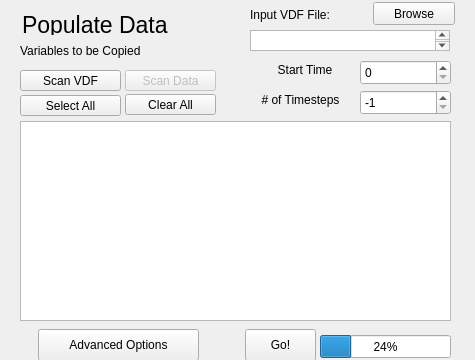
<?xml version="1.0" encoding="UTF-8"?>
<ui version="4.0">
 <class>Page4</class>
 <widget class="QWizardPage" name="Page4">
  <property name="geometry">
   <rect>
    <x>0</x>
    <y>0</y>
    <width>475</width>
    <height>360</height>
   </rect>
  </property>
  <property name="windowTitle">
   <string>WizardPage</string>
  </property>
  <widget class="QLabel" name="label">
   <property name="geometry">
    <rect>
     <x>22</x>
     <y>14</y>
     <width>161</width>
     <height>21</height>
    </rect>
   </property>
   <property name="font">
    <font>
     <pointsize>17</pointsize>
    </font>
   </property>
   <property name="text">
    <string>Populate Data</string>
   </property>
  </widget>
  <widget class="QLabel" name="label_29">
   <property name="geometry">
    <rect>
     <x>20</x>
     <y>40</y>
     <width>151</width>
     <height>21</height>
    </rect>
   </property>
   <property name="font">
    <font>
     <underline>false</underline>
    </font>
   </property>
   <property name="text">
    <string>Variables to be Copied</string>
   </property>
  </widget>
  <widget class="QSpinBox" name="startTimeSpinner">
   <property name="geometry">
    <rect>
     <x>360</x>
     <y>60</y>
     <width>91</width>
     <height>25</height>
    </rect>
   </property>
  </widget>
  <widget class="QLabel" name="label_26">
   <property name="geometry">
    <rect>
     <x>250</x>
     <y>90</y>
     <width>101</width>
     <height>20</height>
    </rect>
   </property>
   <property name="text">
    <string># of Timesteps</string>
   </property>
   <property name="alignment">
    <set>Qt::AlignCenter</set>
   </property>
   <property name="wordWrap">
    <bool>true</bool>
   </property>
  </widget>
  <widget class="QLabel" name="label_12">
   <property name="geometry">
    <rect>
     <x>250</x>
     <y>7</y>
     <width>101</width>
     <height>16</height>
    </rect>
   </property>
   <property name="text">
    <string>Input VDF File:</string>
   </property>
  </widget>
  <widget class="QTextEdit" name="inputVdfFileEdit">
   <property name="geometry">
    <rect>
     <x>250</x>
     <y>30</y>
     <width>200</width>
     <height>21</height>
    </rect>
   </property>
  </widget>
  <widget class="QSpinBox" name="numtsSpinner">
   <property name="geometry">
    <rect>
     <x>360</x>
     <y>90</y>
     <width>91</width>
     <height>25</height>
    </rect>
   </property>
   <property name="minimum">
    <number>-1</number>
   </property>
   <property name="maximum">
    <number>9999999</number>
   </property>
   <property name="value">
    <number>-1</number>
   </property>
  </widget>
  <widget class="QLabel" name="label_28">
   <property name="geometry">
    <rect>
     <x>270</x>
     <y>60</y>
     <width>70</width>
     <height>20</height>
    </rect>
   </property>
   <property name="text">
    <string>Start Time</string>
   </property>
   <property name="alignment">
    <set>Qt::AlignCenter</set>
   </property>
   <property name="wordWrap">
    <bool>true</bool>
   </property>
  </widget>
  <widget class="QPushButton" name="browseOutputVdfFile">
   <property name="geometry">
    <rect>
     <x>373</x>
     <y>2</y>
     <width>82</width>
     <height>23</height>
    </rect>
   </property>
   <property name="text">
    <string>Browse</string>
   </property>
  </widget>
  <widget class="QProgressBar" name="progressBar">
   <property name="geometry">
    <rect>
     <x>320</x>
     <y>335</y>
     <width>131</width>
     <height>23</height>
    </rect>
   </property>
   <property name="value">
    <number>24</number>
   </property>
  </widget>
  <widget class="QPushButton" name="goButton">
   <property name="geometry">
    <rect>
     <x>245</x>
     <y>329</y>
     <width>71</width>
     <height>32</height>
    </rect>
   </property>
   <property name="text">
    <string>Go!</string>
   </property>
  </widget>
  <widget class="QPushButton" name="advancedOptionsButton">
   <property name="geometry">
    <rect>
     <x>38</x>
     <y>329</y>
     <width>161</width>
     <height>32</height>
    </rect>
   </property>
   <property name="text">
    <string>Advanced Options</string>
   </property>
  </widget>
  <widget class="QPushButton" name="pushButton_3">
   <property name="geometry">
    <rect>
     <x>125</x>
     <y>94</y>
     <width>91</width>
     <height>21</height>
    </rect>
   </property>
   <property name="text">
    <string>Clear All</string>
   </property>
  </widget>
  <widget class="QPushButton" name="scanVDF">
   <property name="enabled">
    <bool>true</bool>
   </property>
   <property name="geometry">
    <rect>
     <x>20</x>
     <y>70</y>
     <width>101</width>
     <height>21</height>
    </rect>
   </property>
   <property name="text">
    <string>Scan VDF</string>
   </property>
  </widget>
  <widget class="QPushButton" name="pushButton_2">
   <property name="geometry">
    <rect>
     <x>20</x>
     <y>95</y>
     <width>101</width>
     <height>21</height>
    </rect>
   </property>
   <property name="text">
    <string>Select All</string>
   </property>
  </widget>
  <widget class="QTableWidget" name="variableList">
   <property name="geometry">
    <rect>
     <x>20</x>
     <y>121</y>
     <width>431</width>
     <height>200</height>
    </rect>
   </property>
  </widget>
  <widget class="QPushButton" name="pushButton_4">
   <property name="enabled">
    <bool>false</bool>
   </property>
   <property name="geometry">
    <rect>
     <x>125</x>
     <y>70</y>
     <width>91</width>
     <height>21</height>
    </rect>
   </property>
   <property name="text">
    <string>Scan Data</string>
   </property>
  </widget>
 </widget>
 <resources/>
 <connections/>
 <designerdata>
  <property name="gridDeltaX">
   <number>10</number>
  </property>
  <property name="gridDeltaY">
   <number>10</number>
  </property>
  <property name="gridSnapX">
   <bool>true</bool>
  </property>
  <property name="gridSnapY">
   <bool>true</bool>
  </property>
  <property name="gridVisible">
   <bool>true</bool>
  </property>
 </designerdata>
</ui>
